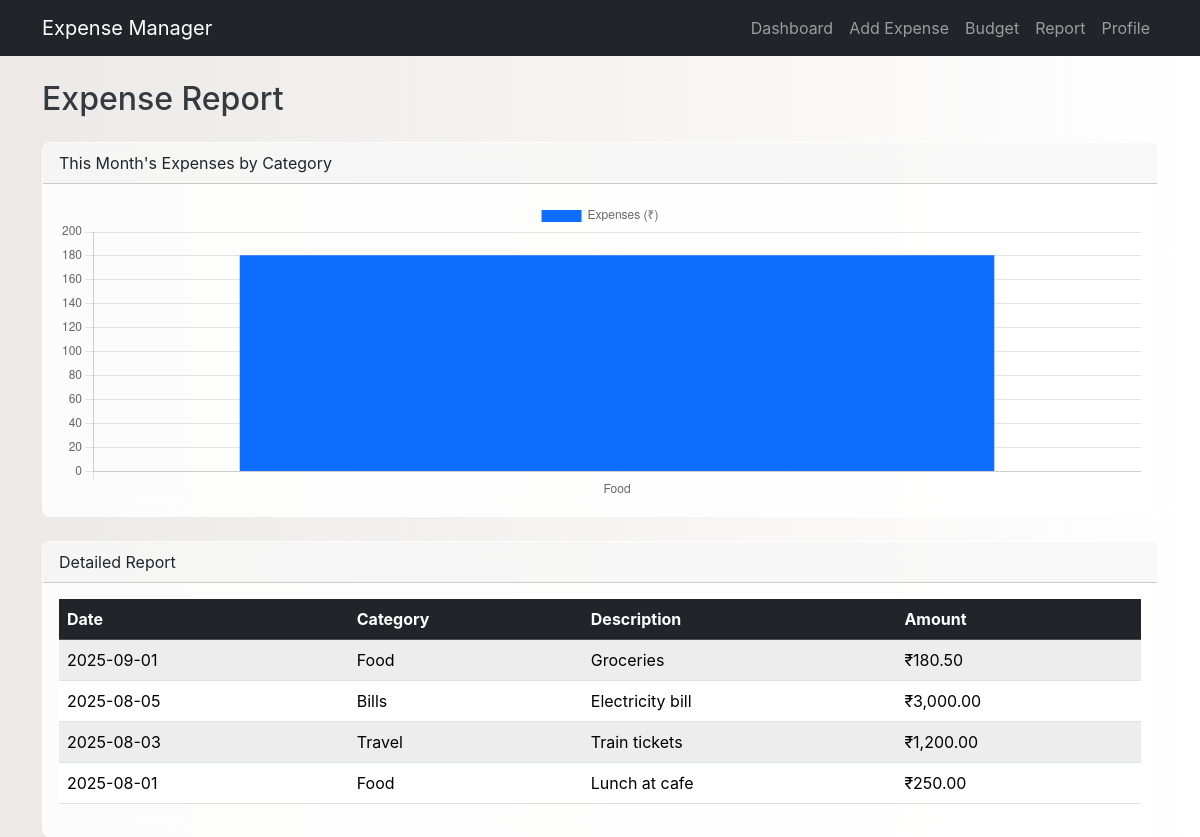
The app's page /report.php with its own data.
### tables this page shows
CREATE TABLE IF NOT EXISTS expenses (
    id INT AUTO_INCREMENT PRIMARY KEY,
    user_id INT DEFAULT 1,
    category_id INT,
    amount DECIMAL(10,2),
    description TEXT,
    date DATE,
    FOREIGN KEY (category_id) REFERENCES categories(id)
);

CREATE TABLE IF NOT EXISTS categories (
    id INT AUTO_INCREMENT PRIMARY KEY,
    name VARCHAR(100) UNIQUE
);

### public/report.php (the view)
<?php
include __DIR__ . '/../config/db.php';
include("header.php");
$user_id = 1;
$current_month_start = date('Y-m-01');
$current_month_end = date('Y-m-t');
$chart_data_stmt = $conn->prepare("SELECT c.name as category, SUM(e.amount) as total FROM expenses e JOIN categories c ON e.category_id = c.id WHERE e.user_id = ? AND e.date >= ? AND e.date <= ? GROUP BY c.name HAVING total > 0 ORDER BY total DESC");
$chart_data_stmt->bind_param('iss', $user_id, $current_month_start, $current_month_end);
$chart_data_stmt->execute();
$chart_res = $chart_data_stmt->get_result();
$chart_labels = [];
$chart_values = [];
while($row = $chart_res->fetch_assoc()) {
    $chart_labels[] = $row['category'];
    $chart_values[] = $row['total'];
}
$all_expenses_stmt = $conn->prepare("SELECT e.date, c.name as category, e.amount, e.description FROM expenses e JOIN categories c ON e.category_id = c.id WHERE e.user_id = ? ORDER BY e.date DESC, e.id DESC");
$all_expenses_stmt->bind_param('i', $user_id);
$all_expenses_stmt->execute();
$all_expenses = $all_expenses_stmt->get_result();
?>
<h2 class="mb-4">Expense Report</h2>
<div class="card mb-4">
  <div class="card-header">This Month's Expenses by Category</div>
  <div class="card-body">
    <canvas id="reportChart" style="max-height: 300px;"></canvas>
  </div>
</div>
<div class="card">
  <div class="card-header">Detailed Report</div>
  <div class="card-body">
    <table class="table table-striped table-hover">
      <thead class="table-dark">
        <tr>
          <th>Date</th>
          <th>Category</th>
          <th>Description</th>
          <th>Amount</th>
        </tr>
      </thead>
      <tbody>
        <?php if ($all_expenses->num_rows > 0): ?>
            <?php while($row = $all_expenses->fetch_assoc()): ?>
                <tr>
                    <td><?php echo htmlspecialchars($row['date']); ?></td>
                    <td><?php echo htmlspecialchars($row['category']); ?></td>
                    <td><?php echo htmlspecialchars($row['description']); ?></td>
                    <td>₹<?php echo number_format($row['amount'], 2); ?></td>
                </tr>
            <?php endwhile; ?>
        <?php else: ?>
            <tr><td colspan="4" class="text-center">No expenses recorded yet.</td></tr>
        <?php endif; ?>
      </tbody>
    </table>
  </div>
</div>
<script>
new Chart(document.getElementById('reportChart'), {
  type: 'bar',
  data: {
    labels: <?php echo json_encode($chart_labels); ?>,
    datasets: [{
      label: 'Expenses (₹)',
      data: <?php echo json_encode($chart_values); ?>,
      backgroundColor: ['#0d6efd', '#198754', '#ffc107', '#dc3545', '#6f42c1', '#fd7e14']
    }]
  },
  options: { responsive: true, scales: { y: { beginAtZero: true } } }
});
</script>
<?php include("footer.php"); ?>

### assets/css/style.css (style rules this page uses)
body { font-family: Inter, system-ui, -apple-system, 'Segoe UI', Roboto, 'Helvetica Neue', Arial, sans-serif; background: linear-gradient(to right, #ece9e6, #ffffff); color: #343a40; animation: fadeIn 0.5s ease-out; }
.card { background-color: rgba(255, 255, 255, 0.85); backdrop-filter: blur(10px); border: 1px solid rgba(255, 255, 255, 0.2); border-radius: 0.5rem !important; }
.table { border-collapse: separate; border-spacing: 0; background-color: #fff; }
.table th, .table td { vertical-align: middle; }
.table-striped > tbody > tr:nth-of-type(odd) > * { background-color: rgba(0, 0, 0, 0.02); }

### records on screen
expenses: date "2025-09-01", category.name "Food", description "Groceries", amount "180.50"
expenses: date "2025-08-05", category.name "Bills", description "Electricity bill", amount "3,000.00"
expenses: date "2025-08-03", category.name "Travel", description "Train tickets", amount "1,200.00"
expenses: date "2025-08-01", category.name "Food", description "Lunch at cafe", amount "250.00"

### other values on screen
chart data {{ json_encode($chart_labels) }} ["Food"]
chart data {{ json_encode($chart_values) }} ["180.50"]
